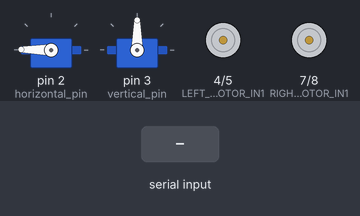
This sketch was run on a simulated Arduino Uno, built with avr-gcc and run on an emulated ATmega328P. On the bench: 2 × servo, motor-driver pin pairs drawn as motors (green arrow = first pin HIGH = forward, orange = second pin HIGH = backward, longer = more drive, scaled by the enable pin). The test bench sets the inputs (shaded band).

Above: at 1.2 s.
1.3 s: "person_detected\n" received over Serial
At 1.7 s:
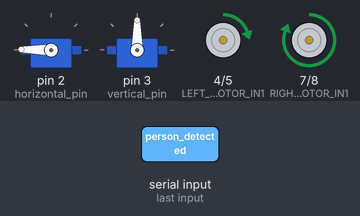
2.8 s: byte 10 ('\n') received over Serial
At 3.5 s:
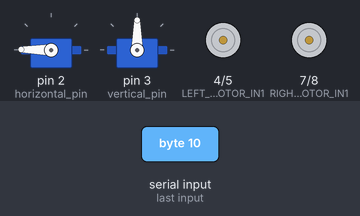
Timing chart, 0 to 5.8 s (numbered marks = the images above; inputs shaded):
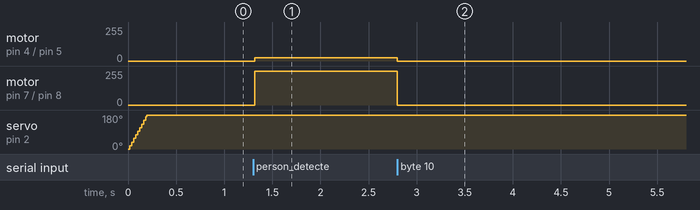

Measured:
- after the input at 1.3 s, motor on pin 4 (LEFT_MOTOR_IN1) / pin 5 (LEFT_MOTOR_IN2): stopped → forward 23/255 at once; motor on pin 7 (RIGHT_MOTOR_IN1) / pin 8 (RIGHT_MOTOR_IN2): stopped → forward 255/255 at once
- after the input at 2.8 s, motor on pin 4 (LEFT_MOTOR_IN1) / pin 5 (LEFT_MOTOR_IN2): forward 23/255 → stopped at once; motor on pin 7 (RIGHT_MOTOR_IN1) / pin 8 (RIGHT_MOTOR_IN2): forward 255/255 → stopped at once

The sketch:

motor_control.ino
```cpp
/*************************************
 * Author: Md. Khairul Alam
 *
 */
#include <Servo.h>

#define LEFT_MOTOR_IN1 4
#define LEFT_MOTOR_IN2 5
#define RIGHT_MOTOR_IN1 7
#define RIGHT_MOTOR_IN2 8
#define LEFT_MOTOR_EN 6
#define RIGHT_MOTOR_EN 9

Servo horizontal_servo, vertical_servo;

String inputString = "";         // a string to hold incoming data
boolean stringComplete = false;  // whether the string is complete

int horizontal_pin = 2;
int vertical_pin = 3;

int servo_angle = 0;

void setup() {
  // put your setup code here, to run once:
  Serial.begin(9600);
  horizontal_servo.attach(horizontal_pin);
  vertical_servo.attach(vertical_pin);
  horizontal_servo.write(0);
  pinMode(LEFT_MOTOR_IN1, OUTPUT);
  pinMode(LEFT_MOTOR_IN2, OUTPUT);
  pinMode(RIGHT_MOTOR_IN1, OUTPUT);
  pinMode(RIGHT_MOTOR_IN2, OUTPUT);
  pinMode(LEFT_MOTOR_EN, OUTPUT);
  pinMode(RIGHT_MOTOR_EN, OUTPUT);

  inputString.reserve(200);
}

void loop() {
  if(servo_angle>=180){
     rotate_servo_left();
    }
  else if(servo_angle<=0){
     rotate_servo_right();
    }
  if (stringComplete) {
    if(inputString == "person_detected"){//if received message = pos1
        if(servo_angle > 100){
           //person detected to the right side of the robot,
           //turn robot right based on the servo angle, where person is detected
           move_robot(100+servo_angle, 100-servo_angle);
           delay(2);
          }
         else if(servo_angle < 80){
           //person detected to the left side of the robot,
           //turn robot left based on the servo angle, where person is detected
           move_robot(100 - (180 - servo_angle), 100+ (180 - servo_angle));
           delay(2);
          }
         else if(servo_angle >= 80 && servo_angle <= 100){
          //person detected to the front side of the robot,
          //go straight
          move_robot(100 + servo_angle, 100 + servo_angle);
          delay(2);
          }
      }
   else{
       move_robot(0, 0);
      }

    inputString = "";
    stringComplete = false;
  }
}

void rotate_servo_right(){
    for(int i=0; i<180; i++){
      horizontal_servo.write(i);
      servo_angle = i;
      delay(1); //rotate servo slowley
      }
 }

void rotate_servo_left(){
    for(int i=180; i>0; i--){
      horizontal_servo.write(i);
      servo_angle = i;
      delay(1);
      }
 }

void move_robot(int left_speed, int right_speed){
  analogWrite(LEFT_MOTOR_EN, left_speed);
  analogWrite(RIGHT_MOTOR_EN, right_speed);
  digitalWrite(LEFT_MOTOR_IN1, HIGH);
  digitalWrite(LEFT_MOTOR_IN2, LOW);
  digitalWrite(RIGHT_MOTOR_IN1, HIGH);
  digitalWrite(RIGHT_MOTOR_IN2, LOW);
}

void serialEvent() {
  while (Serial.available()) {
    // get the new byte:
    char inChar = (char)Serial.read();
    // if the incoming character is a newline, set a flag
    // so the main loop can do something about it:
    if (inChar == '\n') {
      stringComplete = true;
    }
    else
    // add it to the inputString:
      inputString += inChar;
  }
}
```
